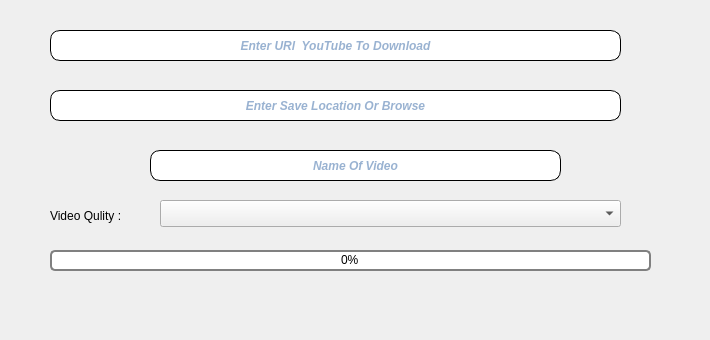
      <widget class="QWidget" name="tab_5">
       <attribute name="title">
        <string>OneFile</string>
       </attribute>
       <widget class="QLineEdit" name="lineEdit_3">
        <property name="geometry">
         <rect>
          <x>50</x>
          <y>90</y>
          <width>571</width>
          <height>31</height>
         </rect>
        </property>
        <property name="font">
         <font>
          <weight>75</weight>
          <italic>true</italic>
          <bold>true</bold>
         </font>
        </property>
        <property name="styleSheet">
         <string notr="true">QLineEdit
{
border:1px solid ;
border-radius :10px;
color:rgb(52, 101, 164);
}
QLineEdit::hover
{
	background-color: rgb(114, 159, 207);
}
</string>
        </property>
        <property name="frame">
         <bool>true</bool>
        </property>
        <property name="alignment">
         <set>Qt::AlignCenter</set>
        </property>
        <property name="placeholderText">
         <string notr="true">Enter Save Location Or Browse</string>
        </property>
       </widget>
       <widget class="QLabel" name="label_15">
        <property name="geometry">
         <rect>
          <x>50</x>
          <y>200</y>
          <width>121</width>
          <height>31</height>
         </rect>
        </property>
        <property name="text">
         <string>Video Qulity :</string>
        </property>
       </widget>
       <widget class="QPushButton" name="pushButton_8">
        <property name="geometry">
         <rect>
          <x>280</x>
          <y>280</y>
          <width>111</width>
          <height>51</height>
         </rect>
        </property>
        <property name="styleSheet">
         <string notr="true">QPushButton
{
border-radius: 20px
}

QPushButton::hover
{
	background-color: rgb(114, 159, 207);
}
QPushButton:pressed
{
    color: black;
    background-color: #D1DBCB;
    padding-top: -15px;
    padding-bottom: -17px;
}</string>
        </property>
        <property name="text">
         <string/>
        </property>
        <property name="icon">
         <iconset resource="icons.qrc">
          <normaloff>:/icons/images2.png</normaloff>:/icons/images2.png</iconset>
        </property>
        <property name="iconSize">
         <size>
          <width>100</width>
          <height>80</height>
         </size>
        </property>
       </widget>
       <widget class="QPushButton" name="pushButton_10">
        <property name="geometry">
         <rect>
          <x>630</x>
          <y>20</y>
          <width>71</width>
          <height>51</height>
         </rect>
        </property>
        <property name="mouseTracking">
         <bool>true</bool>
        </property>
        <property name="tabletTracking">
         <bool>true</bool>
        </property>
        <property name="autoFillBackground">
         <bool>false</bool>
        </property>
        <property name="styleSheet">
         <string notr="true">QPushButton
{
border-radius: 30px
}

QPushButton::hover
{
	background-color: rgb(114, 159, 207);
}
QPushButton:pressed
{
    color: black;
    background-color: #D1DBCB;
    padding-top: -15px;
    padding-bottom: -17px;
}</string>
        </property>
        <property name="text">
         <string/>
        </property>
        <property name="icon">
         <iconset resource="icons.qrc">
          <normaloff>:/icons/Download.png</normaloff>:/icons/Download.png</iconset>
        </property>
        <property name="iconSize">
         <size>
          <width>80</width>
          <height>80</height>
         </size>
        </property>
        <property name="checkable">
         <bool>true</bool>
        </property>
        <property name="autoDefault">
         <bool>true</bool>
        </property>
        <property name="default">
         <bool>true</bool>
        </property>
        <property name="flat">
         <bool>true</bool>
        </property>
       </widget>
       <widget class="QLineEdit" name="lineEdit_4">
        <property name="geometry">
         <rect>
          <x>50</x>
          <y>30</y>
          <width>571</width>
          <height>31</height>
         </rect>
        </property>
        <property name="palette">
         <palette>
          <active>
           <colorrole role="WindowText">
            <brush brushstyle="SolidPattern">
             <color alpha="255">
              <red>52</red>
              <green>101</green>
              <blue>164</blue>
             </color>
            </brush>
           </colorrole>
           <colorrole role="Button">
            <brush brushstyle="SolidPattern">
             <color alpha="255">
              <red>221</red>
              <green>221</green>
              <blue>221</blue>
             </color>
            </brush>
           </colorrole>
           <colorrole role="Text">
            <brush brushstyle="SolidPattern">
             <color alpha="255">
              <red>52</red>
              <green>101</green>
              <blue>164</blue>
             </color>
            </brush>
           </colorrole>
           <colorrole role="ButtonText">
            <brush brushstyle="SolidPattern">
             <color alpha="255">
              <red>52</red>
              <green>101</green>
              <blue>164</blue>
             </color>
            </brush>
           </colorrole>
           <colorrole role="Base">
            <brush brushstyle="SolidPattern">
             <color alpha="255">
              <red>221</red>
              <green>221</green>
              <blue>221</blue>
             </color>
            </brush>
           </colorrole>
           <colorrole role="Window">
            <brush brushstyle="SolidPattern">
             <color alpha="255">
              <red>221</red>
              <green>221</green>
              <blue>221</blue>
             </color>
            </brush>
           </colorrole>
          </active>
          <inactive>
           <colorrole role="WindowText">
            <brush brushstyle="SolidPattern">
             <color alpha="255">
              <red>52</red>
              <green>101</green>
              <blue>164</blue>
             </color>
            </brush>
           </colorrole>
           <colorrole role="Button">
            <brush brushstyle="SolidPattern">
             <color alpha="255">
              <red>221</red>
              <green>221</green>
              <blue>221</blue>
             </color>
            </brush>
           </colorrole>
           <colorrole role="Text">
            <brush brushstyle="SolidPattern">
             <color alpha="255">
              <red>52</red>
              <green>101</green>
              <blue>164</blue>
             </color>
            </brush>
           </colorrole>
           <colorrole role="ButtonText">
            <brush brushstyle="SolidPattern">
             <color alpha="255">
              <red>52</red>
              <green>101</green>
              <blue>164</blue>
             </color>
            </brush>
           </colorrole>
           <colorrole role="Base">
            <brush brushstyle="SolidPattern">
             <color alpha="255">
              <red>221</red>
              <green>221</green>
              <blue>221</blue>
             </color>
            </brush>
           </colorrole>
           <colorrole role="Window">
            <brush brushstyle="SolidPattern">
             <color alpha="255">
              <red>221</red>
              <green>221</green>
              <blue>221</blue>
             </color>
            </brush>
           </colorrole>
          </inactive>
          <disabled>
           <colorrole role="WindowText">
            <brush brushstyle="SolidPattern">
             <color alpha="255">
              <red>52</red>
              <green>101</green>
              <blue>164</blue>
             </color>
            </brush>
           </colorrole>
           <colorrole role="Button">
            <brush brushstyle="SolidPattern">
             <color alpha="255">
              <red>221</red>
              <green>221</green>
              <blue>221</blue>
             </color>
            </brush>
           </colorrole>
           <colorrole role="Text">
            <brush brushstyle="SolidPattern">
             <color alpha="255">
              <red>52</red>
              <green>101</green>
              <blue>164</blue>
             </color>
            </brush>
           </colorrole>
           <colorrole role="ButtonText">
            <brush brushstyle="SolidPattern">
             <color alpha="255">
              <red>52</red>
              <green>101</green>
              <blue>164</blue>
             </color>
            </brush>
           </colorrole>
           <colorrole role="Base">
            <brush brushstyle="SolidPattern">
             <color alpha="255">
              <red>221</red>
              <green>221</green>
              <blue>221</blue>
             </color>
            </brush>
           </colorrole>
           <colorrole role="Window">
            <brush brushstyle="SolidPattern">
             <color alpha="255">
              <red>221</red>
              <green>221</green>
              <blue>221</blue>
             </color>
            </brush>
           </colorrole>
          </disabled>
         </palette>
        </property>
        <property name="font">
         <font>
          <weight>75</weight>
          <italic>true</italic>
          <bold>true</bold>
         </font>
        </property>
        <property name="acceptDrops">
         <bool>true</bool>
        </property>
        <property name="styleSheet">
         <string notr="true">QLineEdit
{
border:1px solid ;
border-radius :10px;
color:rgb(52, 101, 164);
}
QLineEdit::hover
{
	background-color: rgb(114, 159, 207);

}

</string>
        </property>
        <property name="alignment">
         <set>Qt::AlignCenter</set>
        </property>
        <property name="placeholderText">
         <string>Enter URl  YouTube To Download</string>
        </property>
        <property name="clearButtonEnabled">
         <bool>true</bool>
        </property>
       </widget>
       <widget class="QPushButton" name="pushButton_9">
        <property name="geometry">
         <rect>
          <x>630</x>
          <y>90</y>
          <width>71</width>
          <height>51</height>
         </rect>
        </property>
        <property name="mouseTracking">
         <bool>true</bool>
        </property>
        <property name="tabletTracking">
         <bool>true</bool>
        </property>
        <property name="autoFillBackground">
         <bool>false</bool>
        </property>
        <property name="styleSheet">
         <string notr="true">QPushButton
{
border-radius: 30px
}

QPushButton::hover
{
	background-color: rgb(114, 159, 207);
}
QPushButton:pressed
{
    color: black;
    background-color: #D1DBCB;
    padding-top: -15px;
    padding-bottom: -17px;
}</string>
        </property>
        <property name="text">
         <string/>
        </property>
        <property name="icon">
         <iconset resource="icons.qrc">
          <normaloff>:/icons/brosser.png</normaloff>:/icons/brosser.png</iconset>
        </property>
        <property name="iconSize">
         <size>
          <width>40</width>
          <height>80</height>
         </size>
        </property>
        <property name="checkable">
         <bool>true</bool>
        </property>
        <property name="autoDefault">
         <bool>true</bool>
        </property>
        <property name="default">
         <bool>true</bool>
        </property>
        <property name="flat">
         <bool>true</bool>
        </property>
       </widget>
       <widget class="QComboBox" name="comboBox">
        <property name="geometry">
         <rect>
          <x>160</x>
          <y>200</y>
          <width>461</width>
          <height>27</height>
         </rect>
        </property>
       </widget>
       <widget class="QProgressBar" name="progressBar_4">
        <property name="geometry">
         <rect>
          <x>50</x>
          <y>250</y>
          <width>601</width>
          <height>21</height>
         </rect>
        </property>
        <property name="font">
         <font>
          <weight>50</weight>
          <bold>false</bold>
         </font>
        </property>
        <property name="cursor">
         <cursorShape>WaitCursor</cursorShape>
        </property>
        <property name="mouseTracking">
         <bool>true</bool>
        </property>
        <property name="tabletTracking">
         <bool>true</bool>
        </property>
        <property name="toolTip">
         <string>Progress Bar</string>
        </property>
        <property name="autoFillBackground">
         <bool>false</bool>
        </property>
        <property name="styleSheet">
         <string notr="true">QProgressBar{
border:2px solid grey;
border-radius :5px;
text-align:center;
color:black;
}
QProgressBar::chunk
{
background-color: rgb(52, 101, 164);
}
QProgressBar::hover
{
	background-color: rgb(114, 159, 207);

}



</string>
        </property>
        <property name="value">
         <number>0</number>
        </property>
        <property name="textVisible">
         <bool>true</bool>
        </property>
        <property name="orientation">
         <enum>Qt::Horizontal</enum>
        </property>
        <property name="invertedAppearance">
         <bool>false</bool>
        </property>
       </widget>
       <widget class="QLabel" name="label_7">
        <property name="geometry">
         <rect>
          <x>50</x>
          <y>280</y>
          <width>201</width>
          <height>31</height>
         </rect>
        </property>
        <property name="text">
         <string/>
        </property>
       </widget>
       <widget class="QLineEdit" name="lineEdit_7">
        <property name="geometry">
         <rect>
          <x>150</x>
          <y>150</y>
          <width>411</width>
          <height>31</height>
         </rect>
        </property>
        <property name="font">
         <font>
          <weight>75</weight>
          <italic>true</italic>
          <bold>true</bold>
         </font>
        </property>
        <property name="styleSheet">
         <string notr="true">QLineEdit
{
border:1px solid ;
border-radius :10px;
color:rgb(52, 101, 164);
}
QLineEdit::hover
{
	background-color: rgb(114, 159, 207);
}
</string>
        </property>
        <property name="frame">
         <bool>true</bool>
        </property>
        <property name="alignment">
         <set>Qt::AlignCenter</set>
        </property>
        <property name="placeholderText">
         <string notr="true">Name Of Video</string>
        </property>
       </widget>
      </widget>
